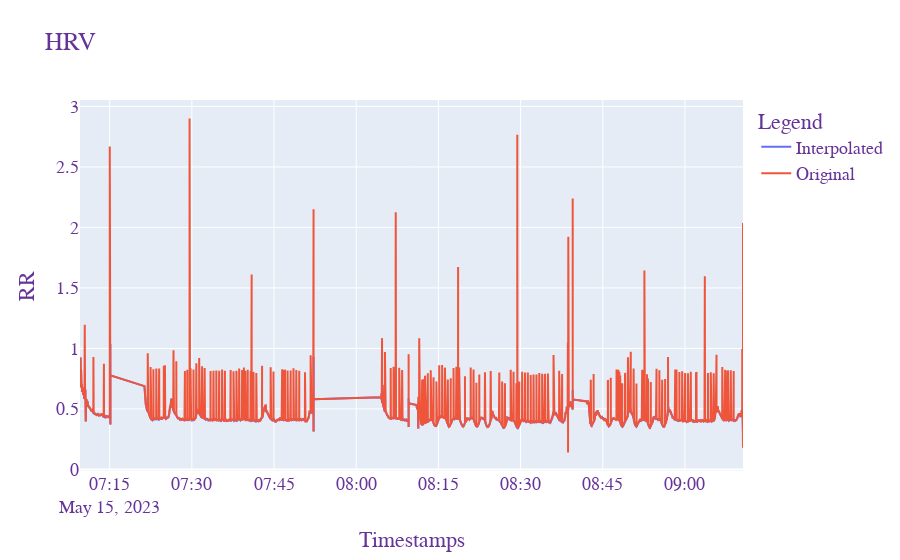

The notebook cell saved with this chart:
### Code cell
fig2 = go.Figure()

fig2.add_trace(go.Scatter(
    x=HRV_with_time["timestamp"],
    y=interpolated_data,
    name="Interpolated"
))
fig2.add_trace(go.Scatter(
    x=HRV_with_time["timestamp"],
    y=HRV_time,
    name="Original"
))
fig2.update_layout(
    title="HRV",
    xaxis_title="Timestamps", yaxis_title="RR",
    legend_title="Legend",
    font=dict(
        family="Courier New, monospace", size=18, color="RebeccaPurple"
    )
)

fig2.show()

### Figure 1 — Plotly figure (JSON) as saved in the notebook; plotly's stock layout.template omitted (floating-point values rounded to 4 significant figures; data arrays with more than 128 entries replaced by an {"elided": "..."} marker saying what was removed)
{"data": [{"name": "Interpolated", "type": "scatter", "x": {"elided": "15439 str values"}, "y": {"elided": "15439 float values"}}, {"name": "Original", "type": "scatter", "x": {"elided": "15439 str values"}, "y": {"elided": "15439 float values"}}], "layout": {"font": {"color": "RebeccaPurple", "family": "Courier New, monospace", "size": 18}, "legend": {"title": {"text": "Legend"}}, "title": {"text": "HRV"}, "xaxis": {"title": {"text": "Timestamps"}}, "yaxis": {"title": {"text": "RR"}}}}
